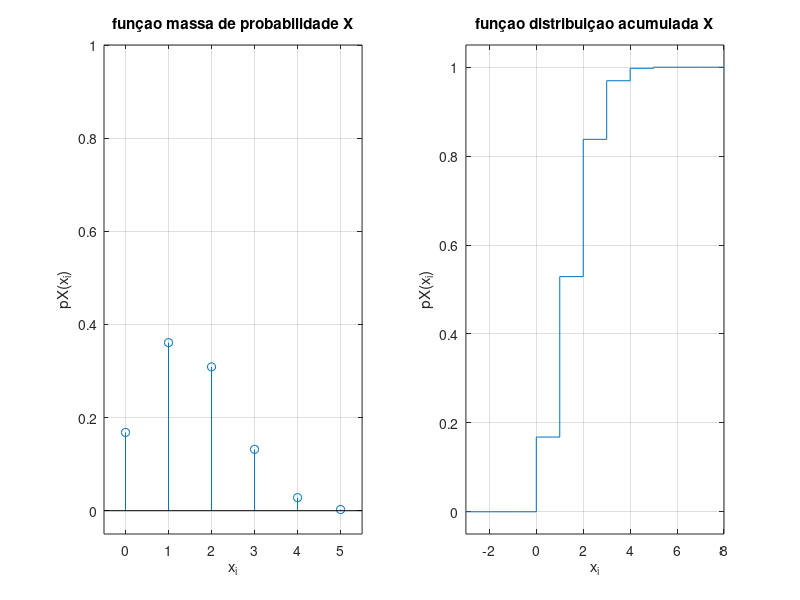

MATLAB code for this plot:
%% a)

N = 1e6;
n = 5;

p_def = 0.3;  % probabilidade de defeito em 1 peça
x_i = 0:5;

pX = zeros(1,n+1);

for i = x_i
    successos = sum(sum(rand(n,N) < p_def) == i);
    p_i = successos/N;
    pX(i+1) = p_i;
end

subplot(1,2,1);
stem(x_i,pX), xlabel("x_i"), ylabel("pX(x_i)"), axis([-0.5,5.5 -0.05,1]), title("funçao massa de probabilidade X");
grid on;

x2_i = [-3 -2 -1 x_i 6 7 8];
pX2 = [0 0 0 pX 0 0 0];

FX = cumsum(pX2);

subplot(1,2,2);
stairs(x2_i,FX), xlabel("x_i"), ylabel("pX(x_i)"), axis([-3,8 -0.05,1.05]), title("funçao distribuiçao acumulada X");
grid on;

% ii

% + 4 por causa dos indices
disp("pX[X<=2] = FX(2) = ~"+FX(2+4))

%% b)

% ii. analitico
analitico = 0.7^5 + 5*0.3*0.7^4 + nchoosek(5,2) * 0.3^2 * 0.7^3;

disp("pX[X<=2] = FX(2) = "+analitico);



